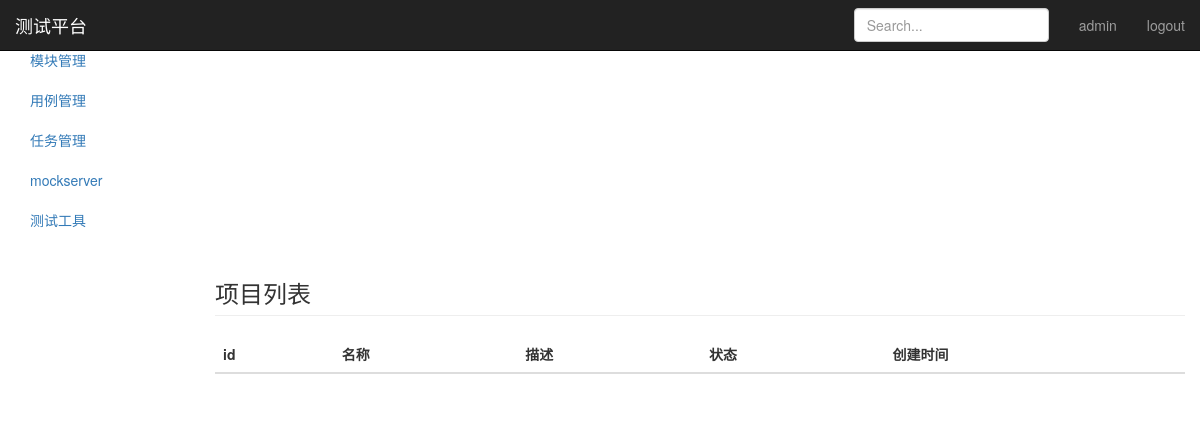
The app's page /project_manage/ (signed in), older data.
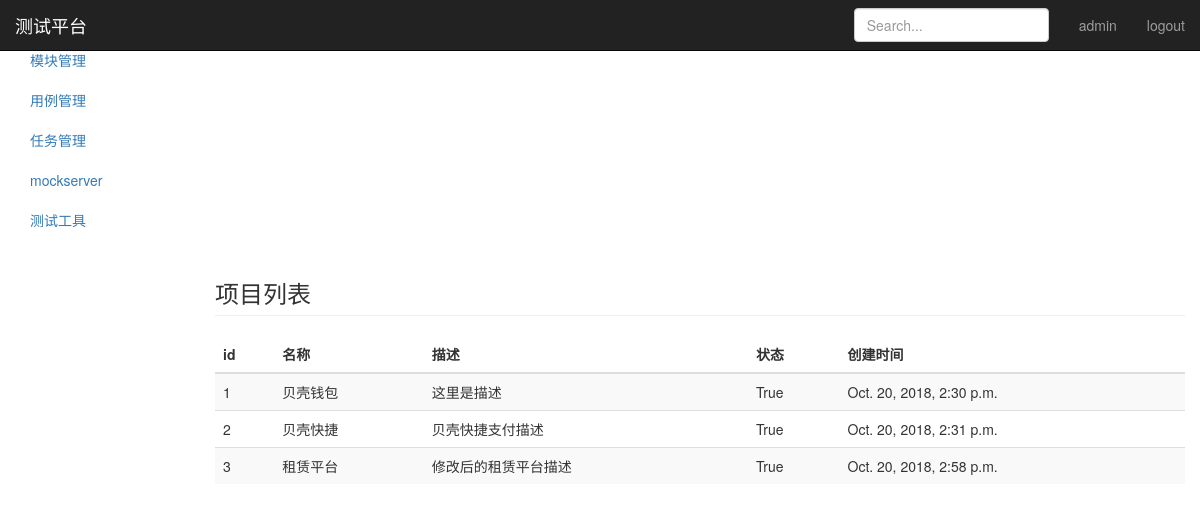
The same page, newer data.
### user_app/models.py (models this page shows)
class Project(models.Model):
    name = models.CharField("名称", max_length=100, default="", blank=False)
    describe = models.TextField("描述", default="")
    status = models.BooleanField("状态", default=True)
    create_time = models.DateTimeField("创建时间", auto_now=True)
    def __str__(self):
        return self.name

### user_app/views.py (the view)
# urls.py: path('project_manage/', views.project_manage),
@login_required  # 判断用户是否登录
def project_manage(request):
    username = request.session.get('user')
    project_all = Project.objects.all()
    print(project_all)
    return render(request, "project_manage.html", {
        "user": username,
        "projects": project_all
    })

### templates/project_manage.html (shortened to what this page needs)
<!DOCTYPE html>
<html lang="zh-CN">
  <head>
    <link href="https://cdn.bootcss.com/bootstrap/3.3.7/js/bootstrap.min.js" rel="stylesheet">
    <link href="https://cdn.bootcss.com/jquery/1.12.4/jquery.min.js" rel="stylesheet">
    <link href="https://v3.bootcss.com/assets/js/vendor/holder.min.js" rel="stylesheet">
    <link href="https://cdn.bootcss.com/bootstrap/3.3.7/css/bootstrap.min.css" rel="stylesheet">
    <link href="https://v3.bootcss.com/examples/dashboard/dashboard.css" rel="stylesheet">
  </head>
  <body>
    <nav class="navbar navbar-inverse navbar-fixed-top">
      <div class="container-fluid">
        <div class="navbar-header">
          <a class="navbar-brand" href="#">测试平台</a>
        </div>
        <div id="navbar" class="navbar-collapse collapse">
          <ul class="nav navbar-nav navbar-right">
            <li><a href="#">{{user}}</a></li>
            <li><a href="logout/">logout</a></li>
          </ul>
          <form class="navbar-form navbar-right">
            <input type="text" class="form-control" placeholder="Search...">
          </form>
        </div>
      </div>
    </nav>
    <div class="container-fluid">
      <div class="row">
        <div class="col-sm-3 col-md-2 sidebar">
          <ul class="nav nav-sidebar">
            <li class="active"><a href="#">项目管理 <span class="sr-only">(current)</span></a></li>
            <li><a href="#">模块管理</a></li>
          </ul>
          <ul class="nav nav-sidebar">
            <li><a href="">用例管理</a></li>
            <li><a href="">任务管理</a></li>
          </ul>
          <ul class="nav nav-sidebar">
            <li><a href="">mockserver</a></li>
            <li><a href="">测试工具</a></li>
          </ul>
        </div>
        <div class="col-sm-9 col-sm-offset-3 col-md-10 col-md-offset-2 main">
          <h3 class="page-header">项目列表</h3>
          <div class="table-responsive">
            <table class="table table-striped">
              <thead>
                <tr>
                  <th>id</th>
                  <th>名称</th>
                  <th>描述</th>
                  <th>状态</th>
                  <th>创建时间</th>
                </tr>
              </thead>
              <tbody>
                {% for project in projects %}
                <tr>
                  <td>{{project.id}}</td>
                  <td>{{project.name}}</td>
                  <td>{{project.describe}}</td>
                  <td>{{project.status}}</td>
                  <td>{{project.create_time}}</td>
                </tr>
                {% endfor %}
              </tbody>
            </table>
          </div>
        </div>
      </div>
    </div>
  </body>
</html>

Row changes from the older to the newer data that the page shows:
added Project: id "1", name "贝壳钱包", describe "这里是描述", status "True", create_time "Oct. 20, 2018, 2:30 p.m."
added Project: id "2", name "贝壳快捷", describe "贝壳快捷支付描述", status "True", create_time "Oct. 20, 2018, 2:31 p.m."
added Project: id "3", name "租赁平台", describe "修改后的租赁平台描述", status "True", create_time "Oct. 20, 2018, 2:58 p.m."
